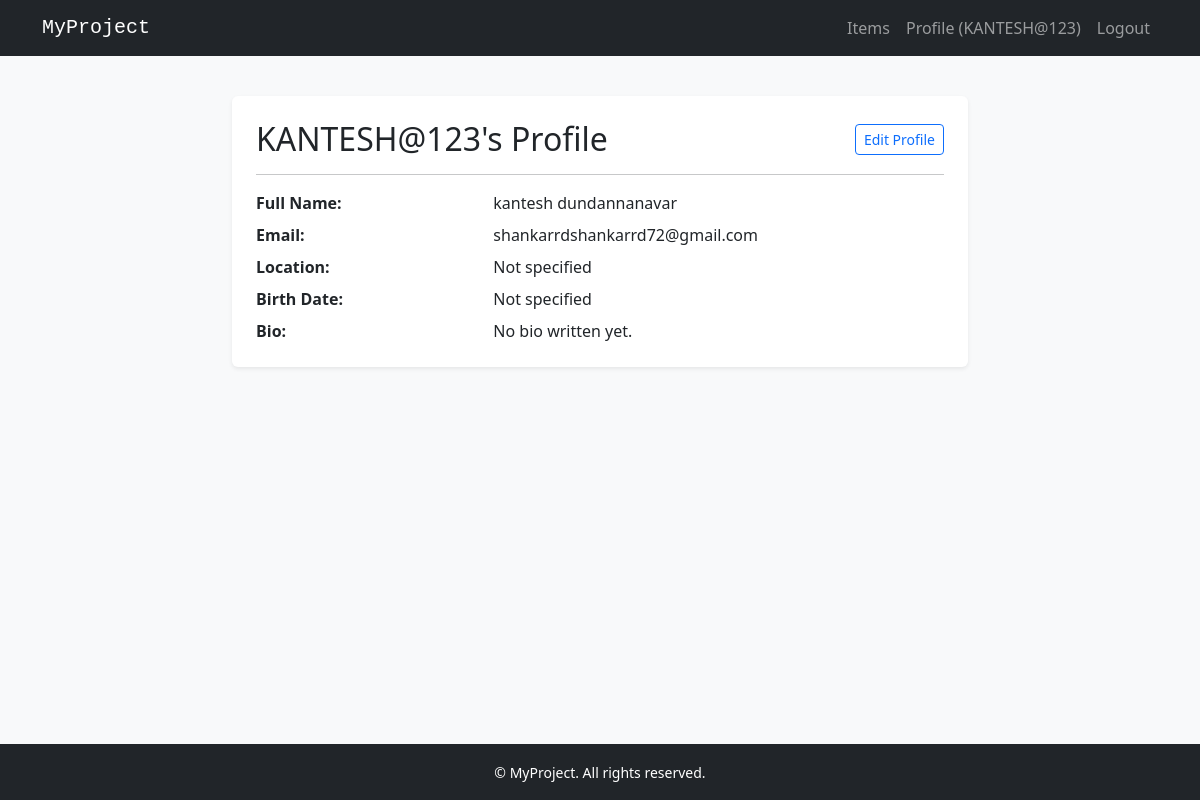
The page /user/profile/ (signed in) on the database its author committed.
### user/models.py (models this page shows, shortened)
class Profile(models.Model):
    user = models.OneToOneField(User, on_delete=models.CASCADE)
    bio = models.TextField(max_length=500, blank=True)
    location = models.CharField(max_length=100, blank=True)
    birth_date = models.DateField(null=True, blank=True)

### user/views.py (the view)
# urls.py: path('profile/', views.profile_view, name='profile'),
@login_required
def profile_view(request):
    profile, created = Profile.objects.get_or_create(user=request.user)
    return render(request, 'profile.html', {'profile': profile})

### templates/profile.html (shortened to what this page needs)
{% extends 'base.html' %}
{% block content %}
<div class="row justify-content-center">
    <div class="col-md-8">
        <div class="card shadow-sm border-0">
            <div class="card-body p-4">
                <div class="d-flex justify-content-between align-items-center mb-3">
                    <h2 class="card-title mb-0">{{ user.username }}'s Profile</h2>
                    <a href="{% url 'edit_profile' %}" class="btn btn-outline-primary btn-sm">Edit Profile</a>
                </div>
                <hr>
                <div class="row">
                    <div class="col-sm-4 fw-bold">Full Name:</div>
                    <div class="col-sm-8">{{ user.get_full_name|default:"Not provided" }}</div>
                </div>
                <div class="row mt-2">
                    <div class="col-sm-4 fw-bold">Email:</div>
                    <div class="col-sm-8">{{ user.email|default:"Not provided" }}</div>
                </div>
                <div class="row mt-2">
                    <div class="col-sm-4 fw-bold">Location:</div>
                    <div class="col-sm-8">{{ profile.location|default:"Not specified" }}</div>
                </div>
                <div class="row mt-2">
                    <div class="col-sm-4 fw-bold">Birth Date:</div>
                    <div class="col-sm-8">{{ profile.birth_date|default:"Not specified" }}</div>
                </div>
                <div class="row mt-2">
                    <div class="col-sm-4 fw-bold">Bio:</div>
                    <div class="col-sm-8">{{ profile.bio|default:"No bio written yet." }}</div>
                </div>
            </div>
        </div>
    </div>
</div>
{% endblock %}

### templates/base.html (shortened to what this page needs)
<!DOCTYPE html>
<html lang="en">
<head>
    <link href="https://cdn.jsdelivr.net/npm/bootstrap@5.3.3/dist/css/bootstrap.min.css" rel="stylesheet">
</head>
<body class="bg-light d-flex flex-column min-vh-100">
    <nav class="navbar navbar-expand-lg navbar-dark bg-dark">
        <div class="container">
            <a class="navbar-brand font-monospace" href="{% url 'crud_list' %}">MyProject</a>
            <div class="collapse navbar-collapse" id="navbarNav">
                <ul class="navbar-nav ms-auto">
                    {% if user.is_authenticated %}
                        <li class="nav-item">
                            <a class="nav-link" href="{% url 'crud_list' %}">Items</a>
                        </li>
                        <li class="nav-item">
                            <a class="nav-link" href="{% url 'profile' %}">Profile ({{ user.username }})</a>
                        </li>
                        <li class="nav-item">
                            <a class="nav-link" href="{% url 'logout' %}">Logout</a>
                        </li>
                    {% endif %}
                </ul>
            </div>
        </div>
    </nav>
    <main class="container my-4 flex-grow-1">
        {% block content %}{% endblock %}
    </main>
    <footer class="bg-dark text-white text-center py-3 mt-auto">
        <div class="container">
            <small>&copy; MyProject. All rights reserved.</small>
        </div>
    </footer>
</body>
</html>

### rows shown on the page
Profile: location "Not specified", birth_date "Not specified", bio "No bio written yet."

### other values the page prints
{{ user.username }} "KANTESH@123"
{{ user.get_full_name|default:"Not provided" }} "kantesh dundannanavar"
{{ user.email|default:"Not provided" }} "shankarrdshankarrd72@gmail.com"
